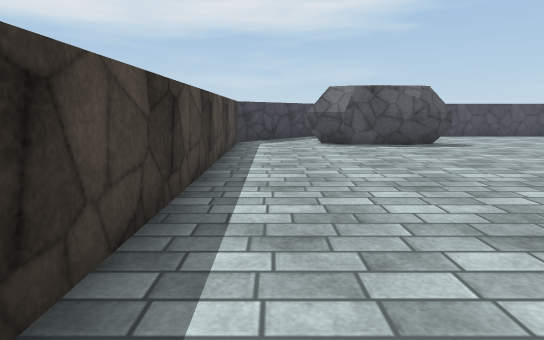
[1] (above)

24 first-person views from a walk through a scene from a Unity 3-D project. The camera is 1.3 m above the floor, tilts 10° down and sees 80° across. The floor is counted in squares, 1 m on a side. Each view is taken from the middle of a square. On the plan, view 1 faces up. The plan holds only what a view shows up to about 14 squares ahead; the rest is blank. Surface patterns are stand-ins for the level's own textures.

[2]
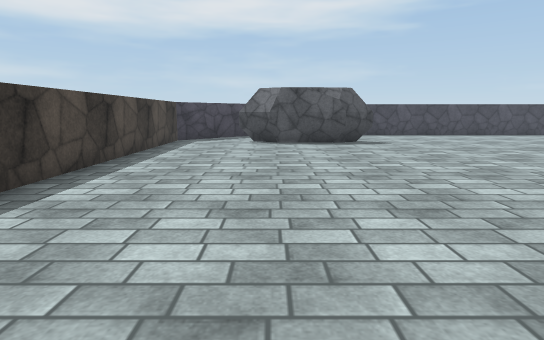

[3]
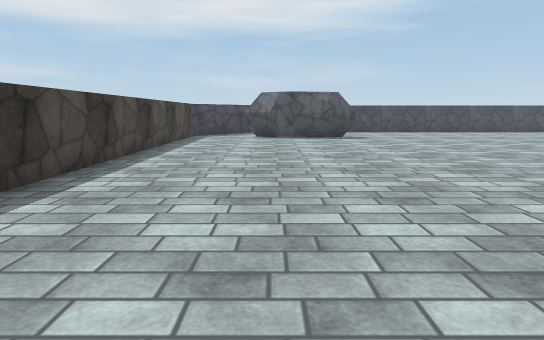

[4]
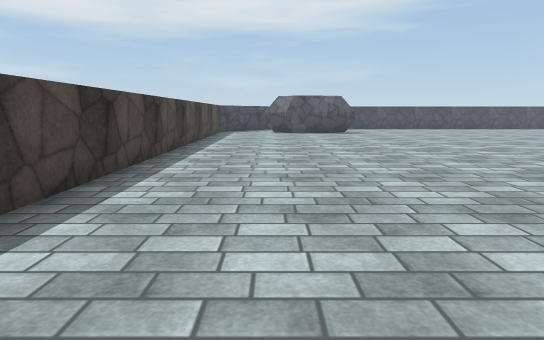

[5]
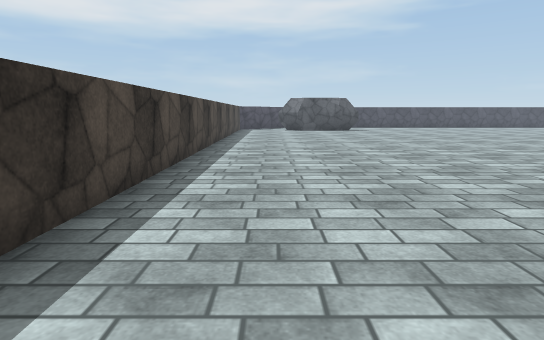

[6]
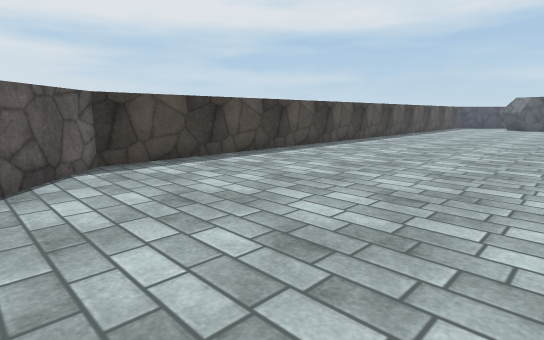

[7]
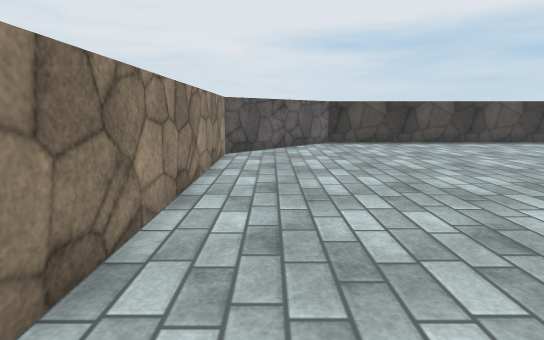

[8]
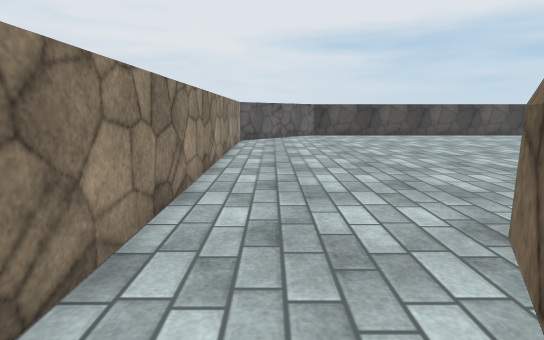

[9]
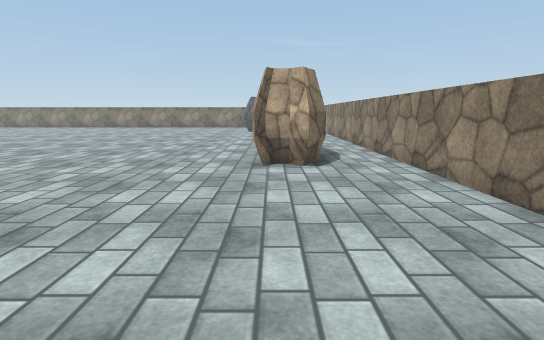

[10]
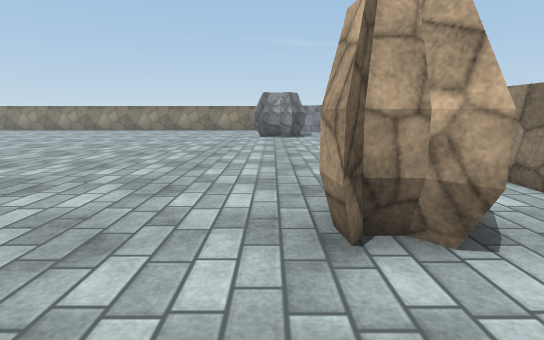

[11]
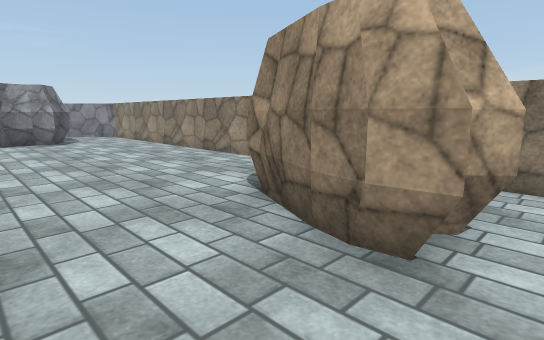

[12]
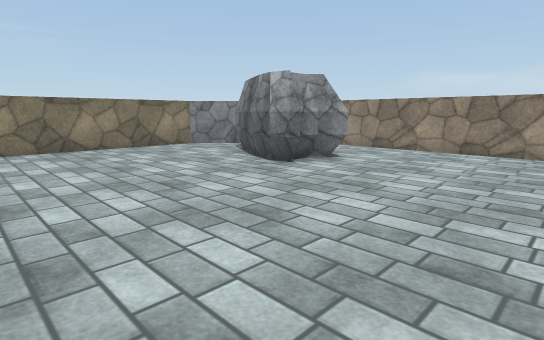

[13]
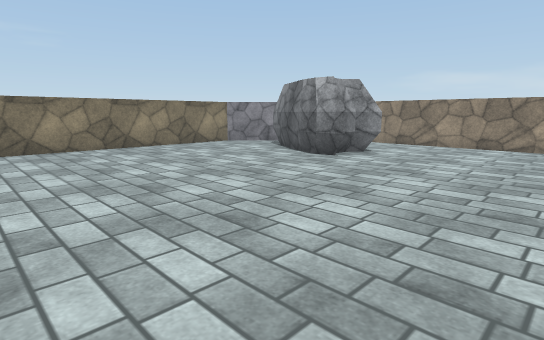

[14]
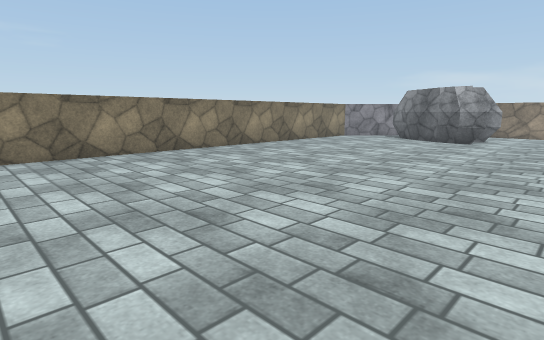

[15]
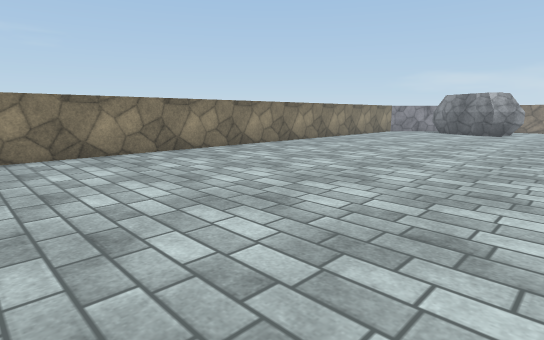

[16]
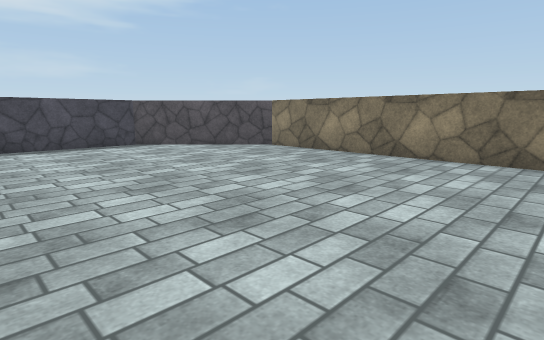

[17]
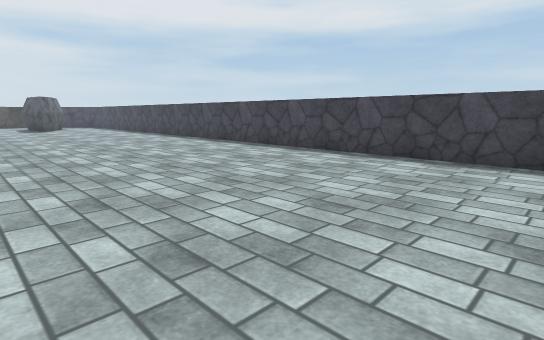

[18]
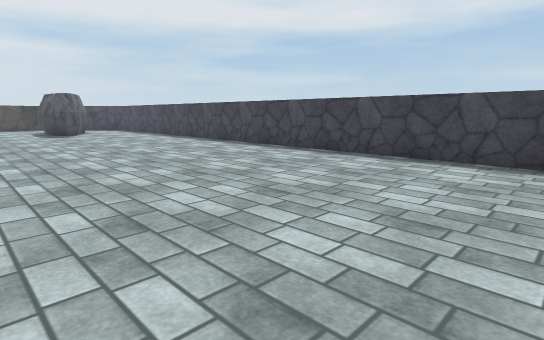

[19]
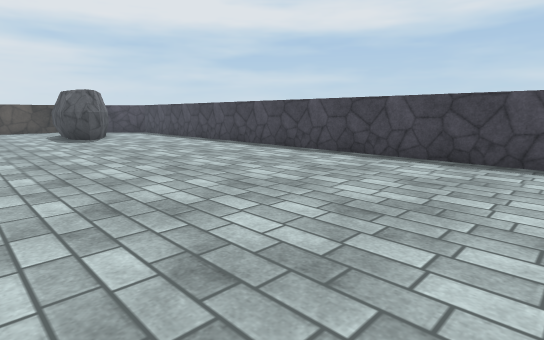

[20]
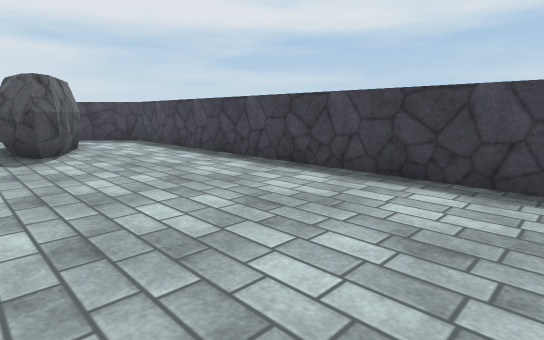

[21]
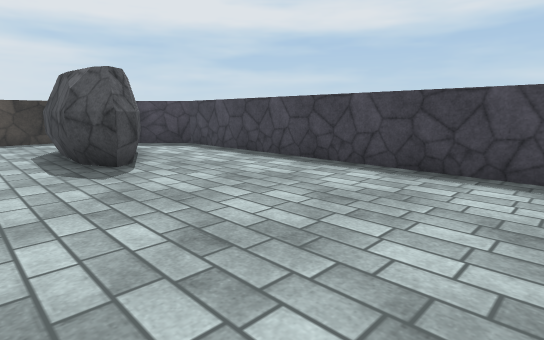

[22]
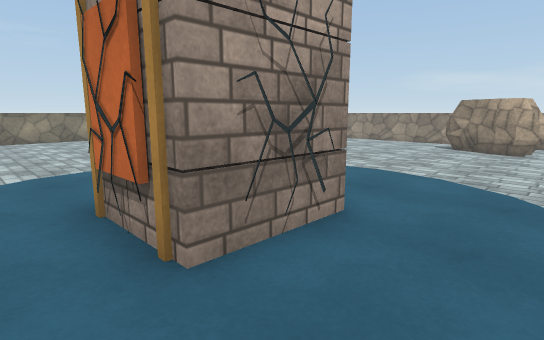

[23]
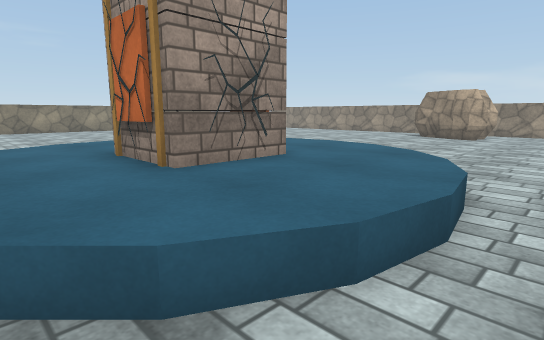

[24]
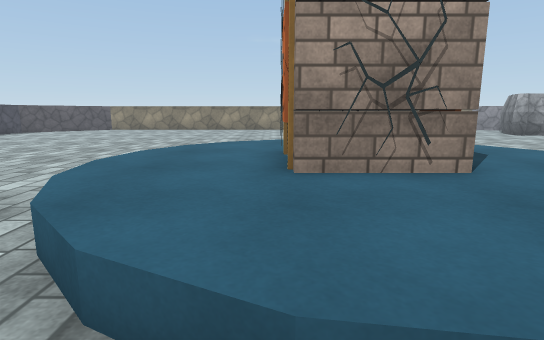

### Floor plan
Key: @ floor where view 1 was taken; # wall or solid block; . main floor; : floor 0.5 m higher than the main floor; / step, stairs or slope; O other object.
Columns run from 2 left of view 1 to 39 right of it. Each row starts with its distance up from view 1.
 19     ##################################
 18    ##................................##
 17    #..................................##
 16       O................................##
 15       OOO...............................##
 14 #...OOOOOO...............................#
 13 #....OOOOO...............................#
 12 #........................................#
 11 #........................................#
 10 #........................................#
  9 #................   .....................#
  8 #...............      ...................#
  7 #..............     .....................#
  6 #...............   ...     ..............#
  5 #...............  .////       ...........#
  4 #............... ./::::/      ...........#
  3 #.............. ./::::::/     ...........#
  2 #.............../:::##:::/  .............#
  1 #............. ./::### ::/  .............#
  0 #.@..........  ./::###      .............#
 -1 #...........   ./:::##        ...........#
 -2 #...........   ../:::::      ............#
 -3 #..........     ../::::/..  .............#
 -4 #.........      ...////... ..............#
 -5 #........       ...   ...................#
 -6 #........       .........................#
 -7 #........       .........................#
 -8 #..........     .........................#
 -9 #...........    .........................#
-10 #............. ..........................#
-11 #........................................#
-12 #................................OOO.....#
-13 #.................................OOOO...#
-14 ##.................OOO...........OO  OO.##
-15  ##................OO O...........O    ##
-16   ##................................
-17    ##...............................
-18     ################################

Where each view was taken, in squares from view 1:
view 1: 0 up, 0 right, facing up
view 2: 1 down, 3 right, facing up
view 3: 4 down, 3 right, facing up
view 4: 8 down, 2 right, facing up
view 5: 11 down, 1 right, facing up
view 6: 16 down, 7 right, facing up-left
view 7: 16 down, 13 right, facing left
view 8: 16 down, 18 right, facing left
view 9: 14 down, 9 right, facing right
view 10: 13 down, 14 right, facing right
view 11: 11 down, 16 right, facing down-right
view 12: 6 down, 26 right, facing down-right
view 13: 4 down, 26 right, facing down-right
view 14: 3 up, 28 right, facing down-right
view 15: 9 up, 28 right, facing down-right
view 16: 5 up, 29 right, facing up-right
view 17: 9 up, 34 right, facing up-left
view 18: 9 up, 28 right, facing up-left
view 19: 9 up, 24 right, facing up-left
view 20: 12 up, 18 right, facing up-left
view 21: 11 up, 15 right, facing up-left
view 22: 3 up, 15 right, facing down-right
view 23: 4 up, 13 right, facing down-right
view 24: 2 up, 13 right, facing right
